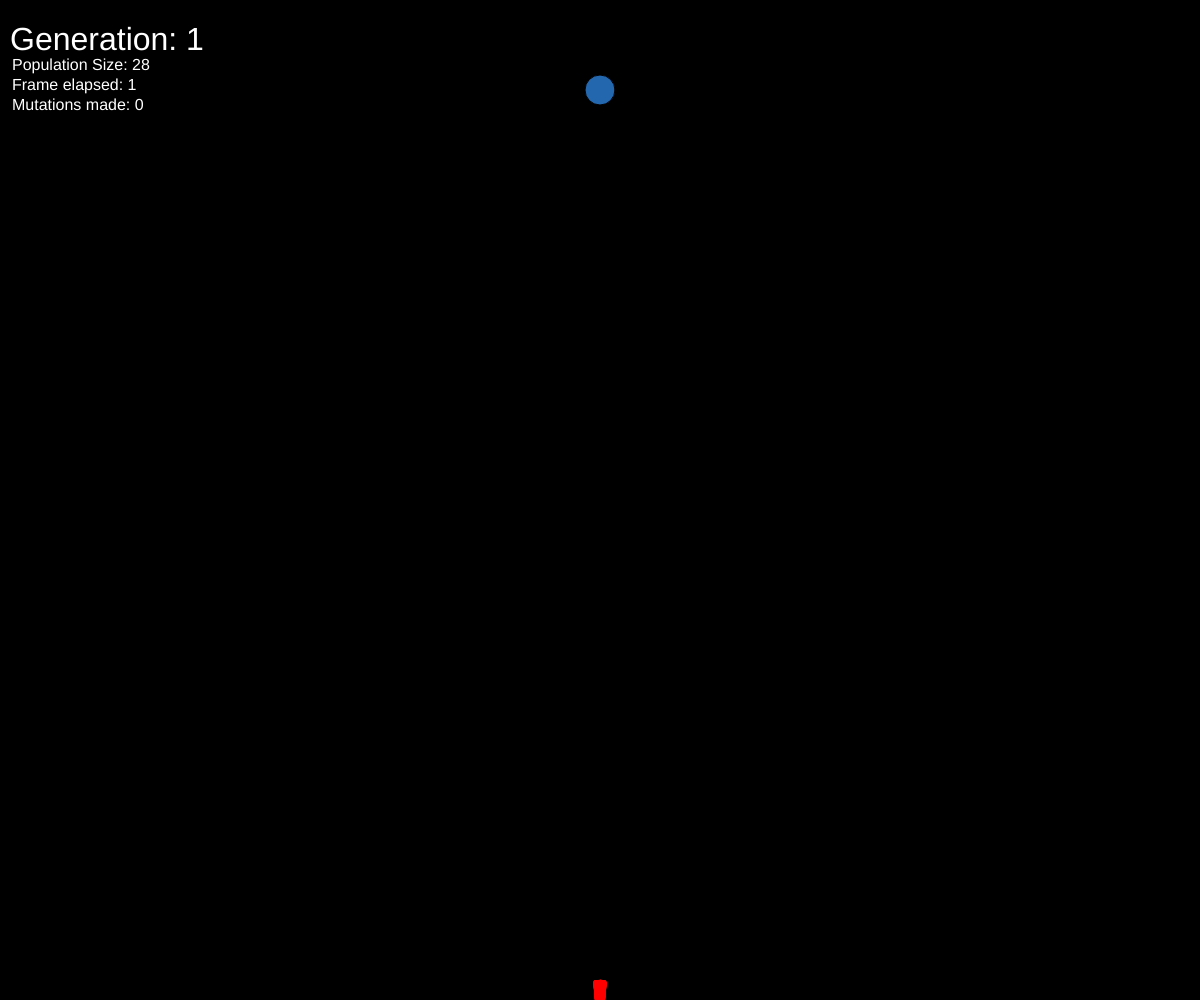
Frame 1 (no input)
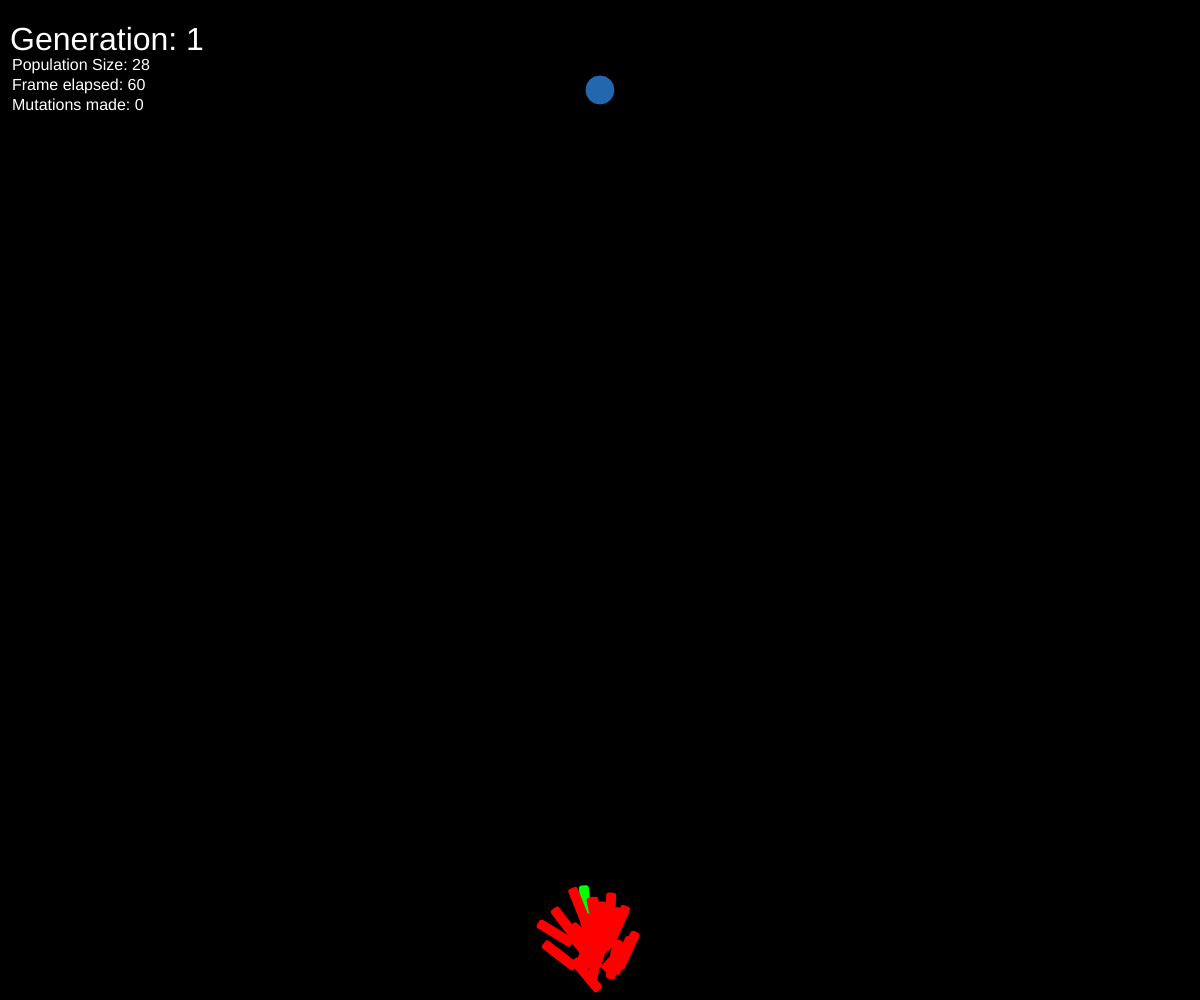
Frame 60 (no input)
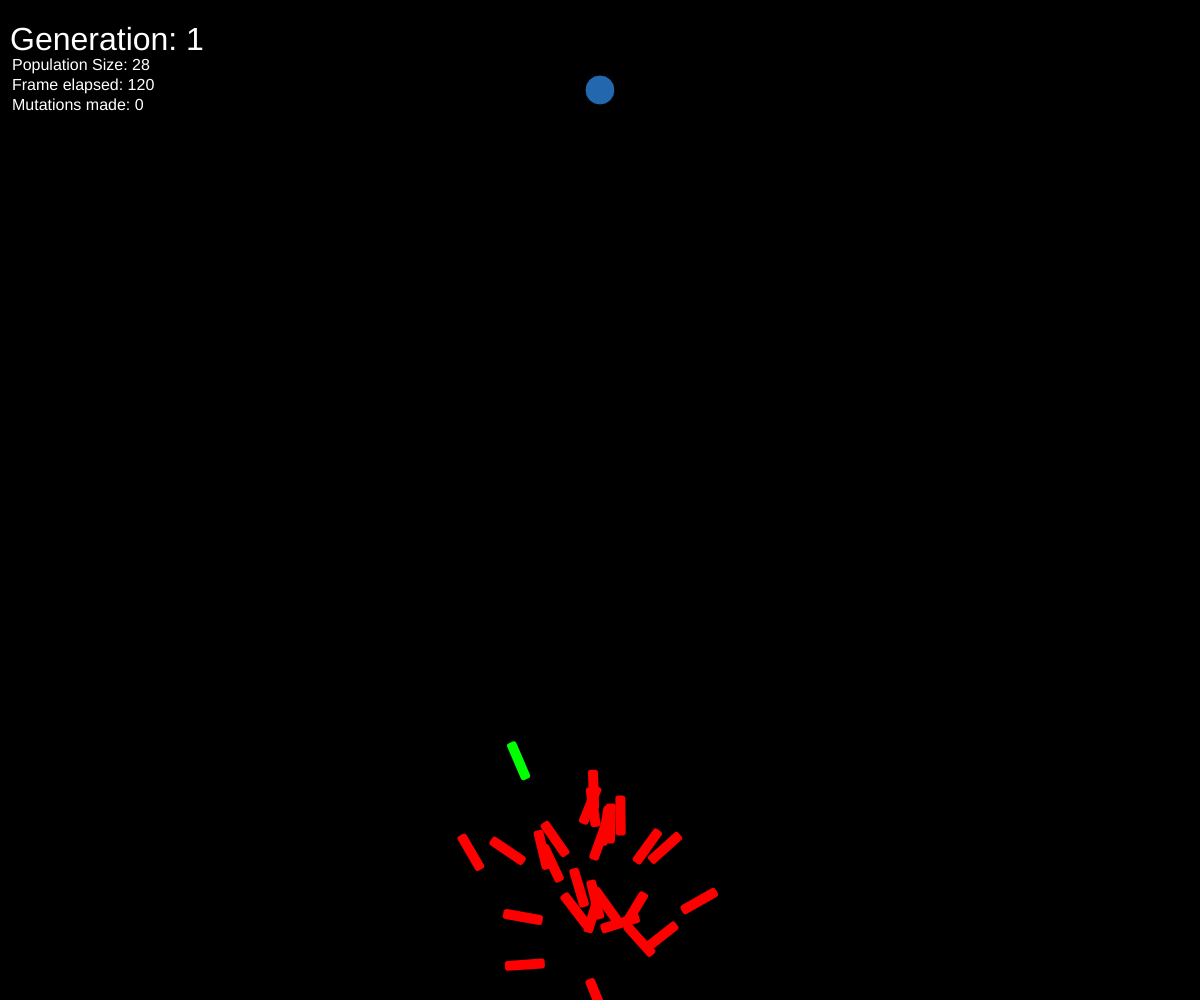
Frame 120 (the mouse pressed at the canvas centre since frame 60)

The p5.js sketch that drew these frames (run headless with seeded random() and noise() and a simulated clock; from frame 60 on, the mouse is pressed at the canvas centre):

// p5.js sketch
// ── sketch.js
let target;
let population;
let count = 0;
let generation = 0 ;
let mutations = 0;
let maxFitIndex = 0;
  
function setup() {
  createCanvas(window.innerWidth, window.innerHeight);
  target = { x:width/2 , y:90 };
  population = new Population();
  countP = createP();
  populationSize = createP();
  generationh3 = createElement('h3');
}

function draw() {
  count++;
  background(0);
  fill('#2367af');
  ellipse(target.x, target.y, 30, 30);
  population.start();
  textSize(32);
  fill("#fff");
  text("Generation: "+ (generation+1) , 10, 50);
  textSize(16);
  text("Population Size: "+ population.size , 12, 70);
  text("Frame elapsed: "+ count , 12, 90);
  text("Mutations made: "+ mutations, 12, 110);
  maxFitIndex = maxFit(population);

  if( count == population.lifespan ){
    population.evaluateFitness();
    population.selection();
    generation++;
    count = 0;
  }
}

function DNA(genes) {
  this.size = 300;
  this.genes = [];
  let newgenes = [];
  if ( genes !== null ) { this.genes = genes; }
  else{
    for ( let i = 0; i < this.size; i++ ) {
      this.genes.push(p5.Vector.random2D().setMag(0.1));
    }
  } 

  this.crossover = function (partner) {
    let n = floor(random(this.size));
    for ( let  i = 0 ; i < this.size; i++ ) {
      newgenes[i] = ( i < n ) ? this.genes[i] : partner.genes[i];
    }
    return mutation(newgenes);
  }

  mutation = function (genes)  {
    mutations = 0;
    for ( let i =0 ; i < genes.length ; i++ ) {
      if (random(1) < 0.01) {
        console.log("mutation");
        genes[i] = p5.Vector.random2D().setMag(0.1);
        mutations ++;
      }
    }
    return genes; 
  }

}

function Rocket(genes) {
  this.pos = createVector(width/2, height);
  this.vel = createVector(0, 0);
  this.accn = createVector(0, -1);
  this.dna = new DNA(genes);
  this.fitness = 0;
  
  this.addForce = function(force) {
    this.accn.add(force);
  } 
  
  this.update = function() {
    this.addForce(this.dna.genes[count]);
    this.pos.add(this.vel);
    this.vel.add(this.accn);
    this.accn.mult(0);
  }
  
  this.show = function() {
    push();
    translate(this.pos.x, this.pos.y);
    rotate(this.vel.heading());
    rectMode(CENTER);
    noStroke();
    rect(0, 0, 40, 10, 3);
    pop();
  }
  
  this.calcfitness = function() {
    let d = dist(this.pos.x, this.pos.y, target.x, target.y);
    this.fitness = map(d, 0, width, width, 0);
  }
  
}

function Population() {
  this.size = 28;
  this.lifespan = 300;
  this.rockets = [];
  this.matingpool = [];
  
  for( let i = 0; i < this.size; i++ ){
    this.rockets[i] = new Rocket(null);
  }
  
  this.evaluateFitness = function() {
    for(let i = 0; i < this.size; i++) {
      this.rockets[i].calcfitness();
    }
    this.matingpool = [];
    for(let i =0; i < this.size; i++ ) {
      let n = this.rockets[i].fitness * 100;
      for (let j =0 ;j < n; j++ ){
        this.matingpool.push(this.rockets[i]);
      }
    }
  }
    
  this.start = function() {
    for( let i = 0; i < this.size; i++ ){
      this.rockets[i].update();
      if ( i === maxFitIndex ) fill(0, 255, 0);
      else fill(255, 0, 0);
      this.rockets[i].show();
    }
  }

  this.selection = function() {
    let newRockets = [];
    for ( let i = 0; i< this.size; i++) {
      let parentA  =  random(this.matingpool).dna;
      let parentB  =  random(this.matingpool).dna;
      let child = parentA.crossover(parentB);
      newRockets[i] = new Rocket(child);
    }

    this.rockets = newRockets;

  }

}

function maxFit( population ) {
  let d = [];
  for ( let i = 0; i < population.size; i++ ) {
    d[i] = dist( population.rockets[i].pos.x, population.rockets[i].pos.y, target.x, target.y ); 
  }
  let max = 0; 
  for ( let i =0 ; i < d.length; i++ ){
    if ( d[max] > d[i] ) {
      max = i;
    }
  }
  return max;
}
// ── style.css
*{
    padding: 0;
    margin: 0;
    overflow: hidden;
}
